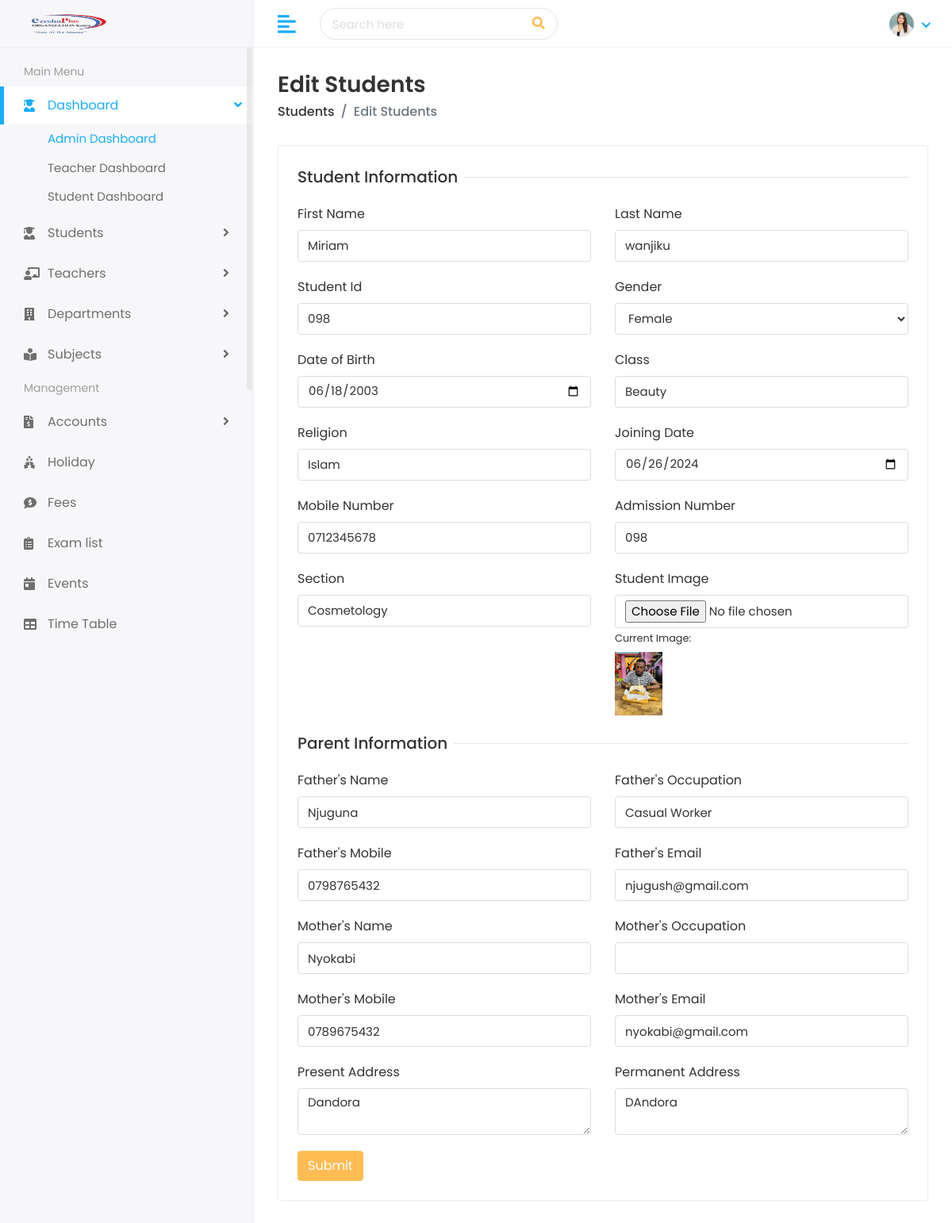
The app's page /student/edit/098/ with its own data.
### Home/student/models.py (models this page shows, shortened)
class Student(models.Model):
    GENDER_CHOICES = [
        ('Male', 'Male'),
        ('Female', 'Female'),
        ('Others', 'Others'),
    ]
    first_name = models.CharField(max_length=100)
    last_name = models.CharField(max_length=100)
    student_id = models.CharField(max_length=20, unique=True)
    gender = models.CharField(max_length=10, choices=GENDER_CHOICES)
    date_of_birth = models.DateField()
    student_class = models.CharField(max_length=50)
    religion = models.CharField(max_length=50)
    joining_date = models.DateField()
    mobile_number = models.CharField(max_length=15)
    admission_number = models.CharField(max_length=20)
    section = models.CharField(max_length=10)
    student_image = models.ImageField(upload_to='students/', blank=True)
    parent = models.OneToOneField(Parent, on_delete=models.SET_NULL, null=True, blank=True)
    slug = models.SlugField(max_length=255, unique=True, blank=True)

class Parent(models.Model):
    father_name = models.CharField(max_length=100)
    father_occupation = models.CharField(max_length=100, blank=True)
    father_mobile = models.CharField(max_length=15)
    father_email = models.EmailField(max_length=100)
    mother_name = models.CharField(max_length=100)
    mother_occupation = models.CharField(max_length=100, blank=True)
    mother_mobile = models.CharField(max_length=15)
    mother_email = models.EmailField(max_length=100)
    present_address = models.TextField()
    permanent_address = models.TextField()

### Home/student/views.py (the view, shortened to what this page needs)
# urls.py: path('edit/<str:student_id>/', views.edit_student, name='edit_student'),
def edit_student(request, student_id):
    student = get_object_or_404(Student, student_id=student_id)
    parent = student.parent
    context = {"student": student, "parent": parent}
    return render(request, "students/edit-student.html", context)

### Home/templates/students/edit-student.html (shortened to what this page needs)
{% extends 'Home/base.html' %}
{% load static %}
{% block body %}
<div class="page-wrapper">
    <div class="content container-fluid">
        <div class="page-header">
            <div class="row align-items-center">
                <div class="col">
                    <h3 class="page-title">Edit Students</h3>
                    <ul class="breadcrumb">
                        <li class="breadcrumb-item"><a href="/students">Students</a></li>
                        <li class="breadcrumb-item active">Edit Students</li>
                    </ul>
                </div>
            </div>
        </div>
        <div class="row">
            <div class="col-sm-12">
                <div class="card">
                    <div class="card-body">
                        <form method="POST" enctype="multipart/form-data">
                            <div class="row">
                                <div class="col-12">
                                    <h5 class="form-title"><span>Student Information</span></h5>
                                </div>
                                <div class="col-12 col-sm-6">
                                    <div class="form-group">
                                        <label>First Name</label>
                                        <input type="text" name="first_name" class="form-control" value="{{ student.first_name }}">
                                    </div>
                                </div>
                                <div class="col-12 col-sm-6">
                                    <div class="form-group">
                                        <label>Last Name</label>
                                        <input type="text" name="last_name" class="form-control" value="{{ student.last_name }}">
                                    </div>
                                </div>
                                <div class="col-12 col-sm-6">
                                    <div class="form-group">
                                        <label>Student Id</label>
                                        <input type="text" name="student_id" class="form-control" value="{{ student.student_id }}">
                                    </div>
                                </div>
                                <div class="col-12 col-sm-6">
                                    <div class="form-group">
                                        <label>Gender</label>
                                        <select name="gender" class="form-control">
                                            <option value="Female" {% if student.gender == 'Female' %}selected{% endif %}>Female</option>
                                        </select>
                                    </div>
                                </div>
                                <div class="col-12 col-sm-6">
                                    <div class="form-group">
                                        <label>Date of Birth</label>
                                        <input type="date" name="date_of_birth" class="form-control" value="{{ student.date_of_birth|date:'Y-m-d' }}">
                                    </div>
                                </div>
                                <div class="col-12 col-sm-6">
                                    <div class="form-group">
                                        <label>Class</label>
                                        <input type="text" name="student_class" class="form-control" value="{{ student.student_class }}">
                                    </div>
                                </div>
                                <div class="col-12 col-sm-6">
                                    <div class="form-group">
                                        <label>Religion</label>
                                        <input type="text" name="religion" class="form-control" value="{{ student.religion }}">
                                    </div>
                                </div>
                                <div class="col-12 col-sm-6">
                                    <div class="form-group">
                                        <label>Joining Date</label>
                                        <input type="date" name="joining_date" class="form-control" value="{{ student.joining_date|date:'Y-m-d' }}">
                                    </div>
                                </div>
                                <div class="col-12 col-sm-6">
                                    <div class="form-group">
                                        <label>Mobile Number</label>
                                        <input type="text" name="mobile_number" class="form-control" value="{{ student.mobile_number }}">
                                    </div>
                                </div>
                                <div class="col-12 col-sm-6">
                                    <div class="form-group">
                                        <label>Admission Number</label>
                                        <input type="text" name="admission_number" class="form-control" value="{{ student.admission_number }}">
                                    </div>
                                </div>
                                <div class="col-12 col-sm-6">
                                    <div class="form-group">
                                        <label>Section</label>
                                        <input type="text" name="section" class="form-control" value="{{ student.section }}">
                                    </div>
                                </div>
                                <div class="col-12 col-sm-6">
                                    <div class="form-group">
                                        <label>Student Image</label>
                                        <input type="file" name="student_image" class="form-control">
                                        {% if student.student_image %}
                                            <small>Current Image: <img src="{{ student.student_image.url }}" alt="Current image" style="max-width:80px; max-height:80px; display:block; margin-top:6px;"></small>
                                        {% else %}
                                            <small class="text-muted">No image uploaded</small>
                                        {% endif %}
                                    </div>
                                </div>
                                <div class="col-12">
                                    <h5 class="form-title"><span>Parent Information</span></h5>
                                </div>
                                <div class="col-12 col-sm-6">
                                    <div class="form-group">
                                        <label>Father's Name</label>
                                        <input type="text" name="father_name" class="form-control" value="{{ parent.father_name }}">
                                    </div>
                                </div>
                                <div class="col-12 col-sm-6">
                                    <div class="form-group">
                                        <label>Father's Occupation</label>
                                        <input type="text" name="father_occupation" class="form-control" value="{{ parent.father_occupation }}">
                                    </div>
                                </div>
                                <div class="col-12 col-sm-6">
                                    <div class="form-group">
                                        <label>Father's Mobile</label>
                                        <input type="text" name="father_mobile" class="form-control" value="{{ parent.father_mobile }}">
                                    </div>
                                </div>
                                <div class="col-12 col-sm-6">
                                    <div class="form-group">
                                        <label>Father's Email</label>
                                        <input type="email" name="father_email" class="form-control" value="{{ parent.father_email }}">
                                    </div>
                                </div>
                                <div class="col-12 col-sm-6">
                                    <div class="form-group">
                                        <label>Mother's Name</label>
                                        <input type="text" name="mother_name" class="form-control" value="{{ parent.mother_name }}">
                                    </div>
                                </div>
                                <div class="col-12 col-sm-6">
                                    <div class="form-group">
                                        <label>Mother's Occupation</label>
                                        <input type="text" name="mother_occupation" class="form-control" value="{{ parent.mother_occupation }}">
                                    </div>
                                </div>
                                <div class="col-12 col-sm-6">
                                    <div class="form-group">
                                        <label>Mother's Mobile</label>
                                        <input type="text" name="mother_mobile" class="form-control" value="{{ parent.mother_mobile }}">
                                    </div>
                                </div>
                                <div class="col-12 col-sm-6">
                                    <div class="form-group">
                                        <label>Mother's Email</label>
                                        <input type="email" name="mother_email" class="form-control" value="{{ parent.mother_email }}">
                                    </div>
                                </div>
                                <div class="col-12 col-sm-6">
                                    <div class="form-group">
                                        <label>Present Address</label>
                                        <textarea name="present_address" class="form-control">{{ parent.present_address }}</textarea>
                                    </div>
                                </div>
                                <div class="col-12 col-sm-6">
                                    <div class="form-group">
                                        <label>Permanent Address</label>
                                        <textarea name="permanent_address" class="form-control">{{ parent.permanent_address }}</textarea>
                                    </div>
                                </div>
                                <div class="col-12">
                                    <button type="submit" class="btn btn-primary">Submit</button>
                                </div>
                            </div>
                        </form>
                    </div>
                </div>
            </div>
        </div>
    </div>
</div>
{% endblock %}

### Home/static/assets/css/style.css (style rules this page uses)
html { height: 100%; }
body { background-color: #fff; color: #333; font-family: 'Poppins', sans-serif; font-size: 1rem; height: 100%; line-height: 1.5; overflow-x: hidden; }
h1, h2, h3, h4, h5, h6 { font-family: 'Poppins', sans-serif; margin-top: 0; }
.form-control { border: 1px solid #ddd; box-shadow: none; color: #333; font-size: 15px; height: 40px; }
input, input:focus, button, button:focus { outline: none; }
input[type="file"] { height: auto; min-height: calc(1.5em + .75rem + 2px); }
input[type=text], input[type=password] { -webkit-appearance: none; -moz-appearance: none; appearance: none; }
textarea.form-control { resize: vertical; }
.form-group { margin-bottom: 1.25rem; }
ul, ol { padding: 0px; list-style: none; }
.btn-primary { background-color: #FFBC53; border: 1px solid #FFBC53; }
.card { border: 1px solid #ececf5; box-shadow: 0 1px 3px 0 rgba(0, 0, 0, 0.03); margin-bottom: 1.875rem; }
.card-body { padding: 1.5rem; }
.page-wrapper { margin-left: 320px; padding-top: 60px; position: relative; transition: all 0.4s ease; }
.page-wrapper > .content { padding: 1.875rem 1.875rem 0; }
.page-header { margin-bottom: 1.875rem; }
.page-header .breadcrumb { background-color: transparent; color: #6c757d; font-size: 1rem; font-weight: 500; margin-bottom: 0; padding: 0; }
.page-header .breadcrumb a { color: #333; }
.page-title { font-size: 28px; font-weight: 600; color: #333; margin-bottom: 5px; }
.form-title { width: 100%; max-width: 100%; padding: 0; font-size: 1.25rem; font-weight: 500; line-height: inherit; color: #333; white-space: normal; position: relative; display: block; margin-bottom: 20px; }
.form-title:before { content: ""; position: absolute; left: 0px; right: 0px; height: 1px; top: 50%; background-color: rgba(0, 0, 0, 0.1); }
.form-title span { padding: 0px 0.5rem 0 0; background-color: #fff; display: inline-block; z-index: 2; position: relative; }

### records on screen
Student: first_name "Miriam", last_name "wanjiku", student_id "098", gender "Female", date_of_birth "06/18/2003", student_class "Beauty", religion "Islam", joining_date "06/26/2024", mobile_number "0712345678", admission_number "098", section "Cosmetology", student_image (picture)
Parent: father_name "Njuguna", father_occupation "Casual Worker", father_mobile "0798765432", father_email "njugush@gmail.com", mother_name "Nyokabi", mother_mobile "0789675432", mother_email "nyokabi@gmail.com", present_address "Dandora", permanent_address "DAndora"
